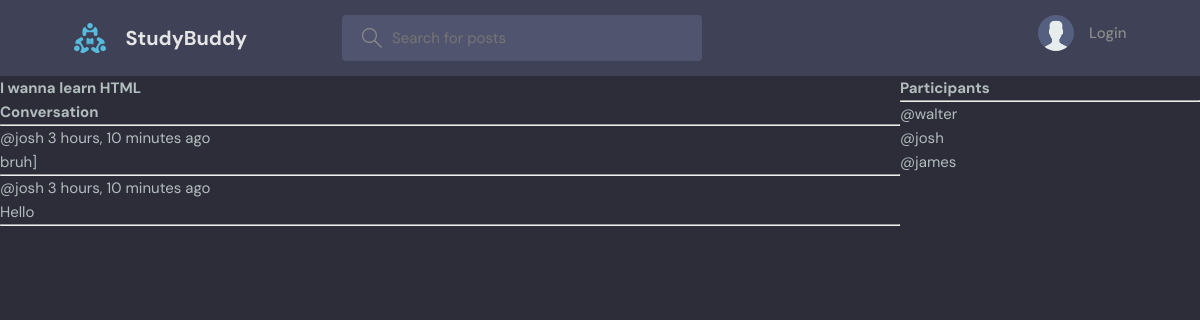
Page /room/3/ on the committed database.
### base/models.py (models this page shows, shortened)
class Room(models.Model):
    host =  models.ForeignKey(User, on_delete = models.SET_NULL, null = True)
    topic = models.ForeignKey(Topic, on_delete = models.SET_NULL, null = True)
    name = models.CharField(max_length=200) #Allows different names
    description = models.TextField(null = True, blank = True) #Blank page for decription
    participants = models.ManyToManyField(User, related_name = 'participants', blank = True )
    updated = models.DateTimeField(auto_now = True) # Shows time
    created = models.DateTimeField(auto_now_add = True) #shows time of creation
    class Meta:
        ordering = ['-updated', '-created']

class Message(models.Model):
    user = models.ForeignKey(User, on_delete = models.CASCADE) #A for Users relationship with Room class that deletes all the childern
    room = models.ForeignKey(Room, on_delete = models.CASCADE) #A for room relationship with Room class that deletes all the childern
    body = models.TextField()
    updated = models.DateTimeField(auto_now = True) # Shows time
    created = models.DateTimeField(auto_now_add = True) #shows time of creation
    class Meta:
        ordering = ['-updated', '-created']

### base/views.py (the view, shortened to what this page needs)
# urls.py: path('room/<str:pk>/', views.room, name = "room"), #Path to room
def room(request, pk):
    room = Room.objects.get(id =pk)
    room_messages = room.message_set.all()
    participants = room.participants.all()
    context = {'room' : room, 'room_messages' : room_messages, 'participants': participants}
    return render(request, 'base/room.html', context) #Goes into template folder to go to the room html

### base/templates/base/room.html (shortened to what this page needs)
{% extends 'main.html' %}
{% block content%}
<div class = "room-container">
    <div>
        <h1>{{room.name}}</h1>
        <div class = "comment-wrapper">
                <h3>Conversation</h3>
                <hr>
                {% for message in room_messages %}
                    <div>
                        <small>@{{message.user}}  {{message.created | timesince}} ago </small>
                        <p>{{message.body}}</p>
                        <hr>
                    </div>
                {% endfor %}
            </div>
    </div>
    <div>
        <h3>Participants</h3>
        <hr>
        {% for user in participants %}
            <div>
                <p>@{{user.username}}</p>
            </div>
        {% endfor %}
    </div>
</div>
{% endblock content %}

### static/styles/style.css (style rules this page uses)
:root { --color-main: #71c6dd; --color-main-light: #e1f6fb; --color-dark: #3f4156; --color-dark-medium: #51546e; --color-dark-light: #696d97; --color-light: #e5e5e5; --color-gray: #8b8b8b; --color-light-gray: #b2bdbd; --color-bg: #2d2d39; --color-success: #5dd693; --color-error: #fc4b0b; }
* { font-family: "DM Sans", -apple-system, BlinkMacSystemFont, "Segoe UI", Roboto, Oxygen, Ubuntu, Cantarell, "Open Sans", "Helvetica Neue", sans-serif; margin: 0; padding: 0; box-sizing: border-box; text-rendering: optimizeLegibility; font-size: inherit; }
html { font-size: 56.25%; }
@media only screen and (min-width: 1200px) { html { font-size: 62.5%; } }
body { line-height: 1.6; font-weight: 400; font-size: 1.5rem; color: var(--color-light-gray); background-color: var(--color-bg); min-height: 100vh; }

### base/templates/base/room.html (style rules this page uses)
.room-container { display: grid; grid-template-columns: 3fr 1fr; }

### rows in the picture
Room: name "I wanna learn HTML"
Message: user "josh", created "3 hours, 10 minutes", body "bruh]"
Message: user "josh", created "3 hours, 10 minutes", body "Hello"

### other values in the picture
{{ user.username }} "walter"
{{ user.username }} "josh"
{{ user.username }} "james"
